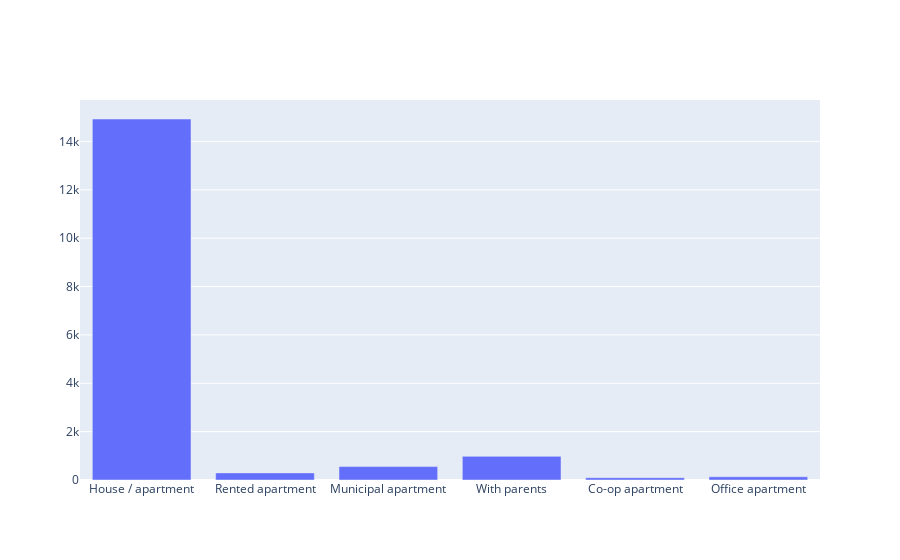

Notebook code cell kept with this figure:
### Code cell
y_list=[]
for i in list(non_risk_user.housing_type.unique()):
    y_list.append(non_risk_user[non_risk_user.housing_type==i].count()[0])

fig = go.Figure([go.Bar(x=list(non_risk_user.housing_type.unique()), 
y=y_list)])
fig

### Figure 1 — Plotly figure (JSON) as saved in the notebook; plotly's stock layout.template omitted (floating-point values rounded to 4 significant figures)
{"data": [{"type": "bar", "x": ["House / apartment", "Rented apartment", "Municipal apartment", "With parents", "Co-op apartment", "Office apartment"], "y": [14927, 294, 555, 977, 95, 132]}], "layout": {}}
